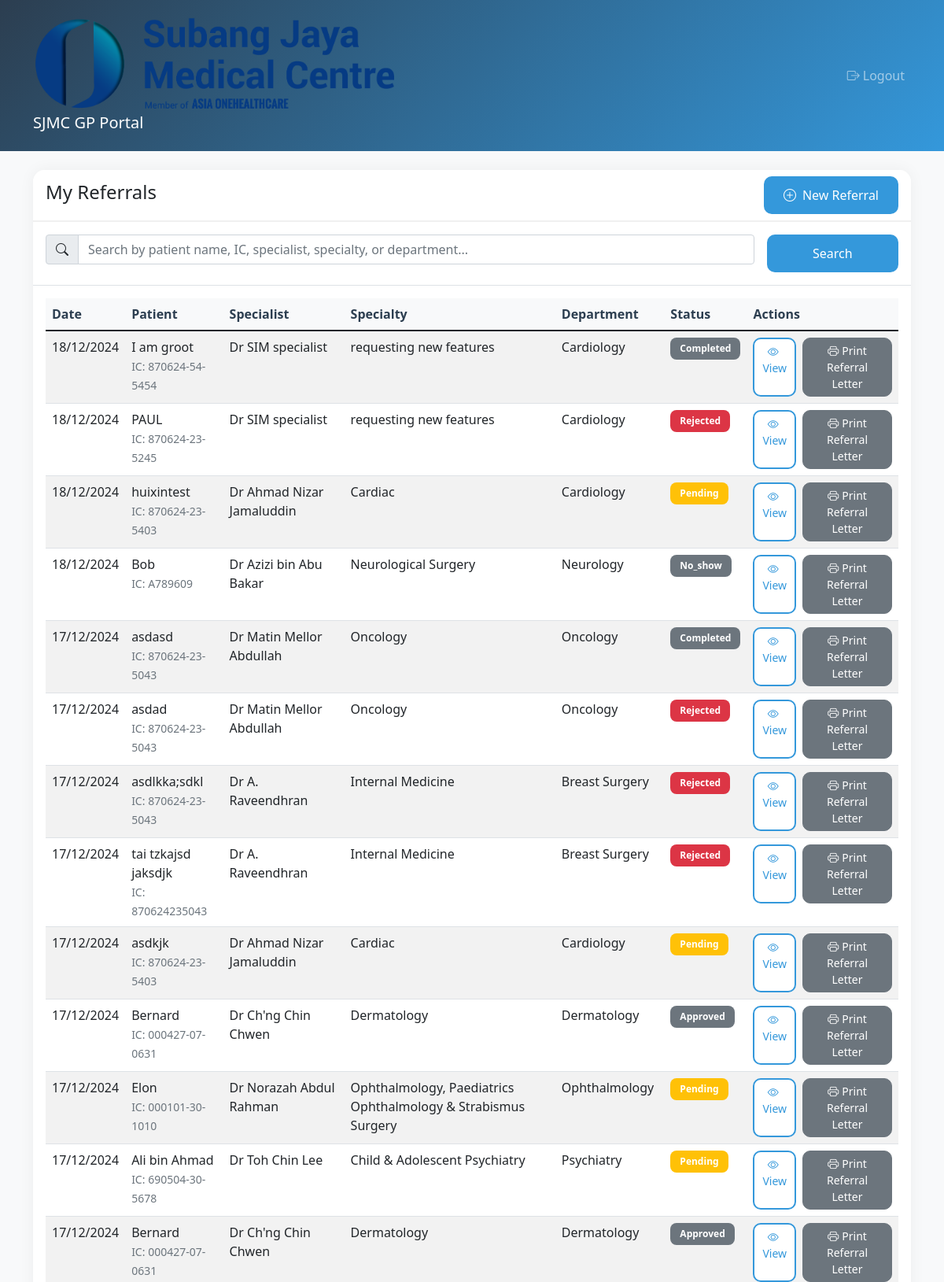
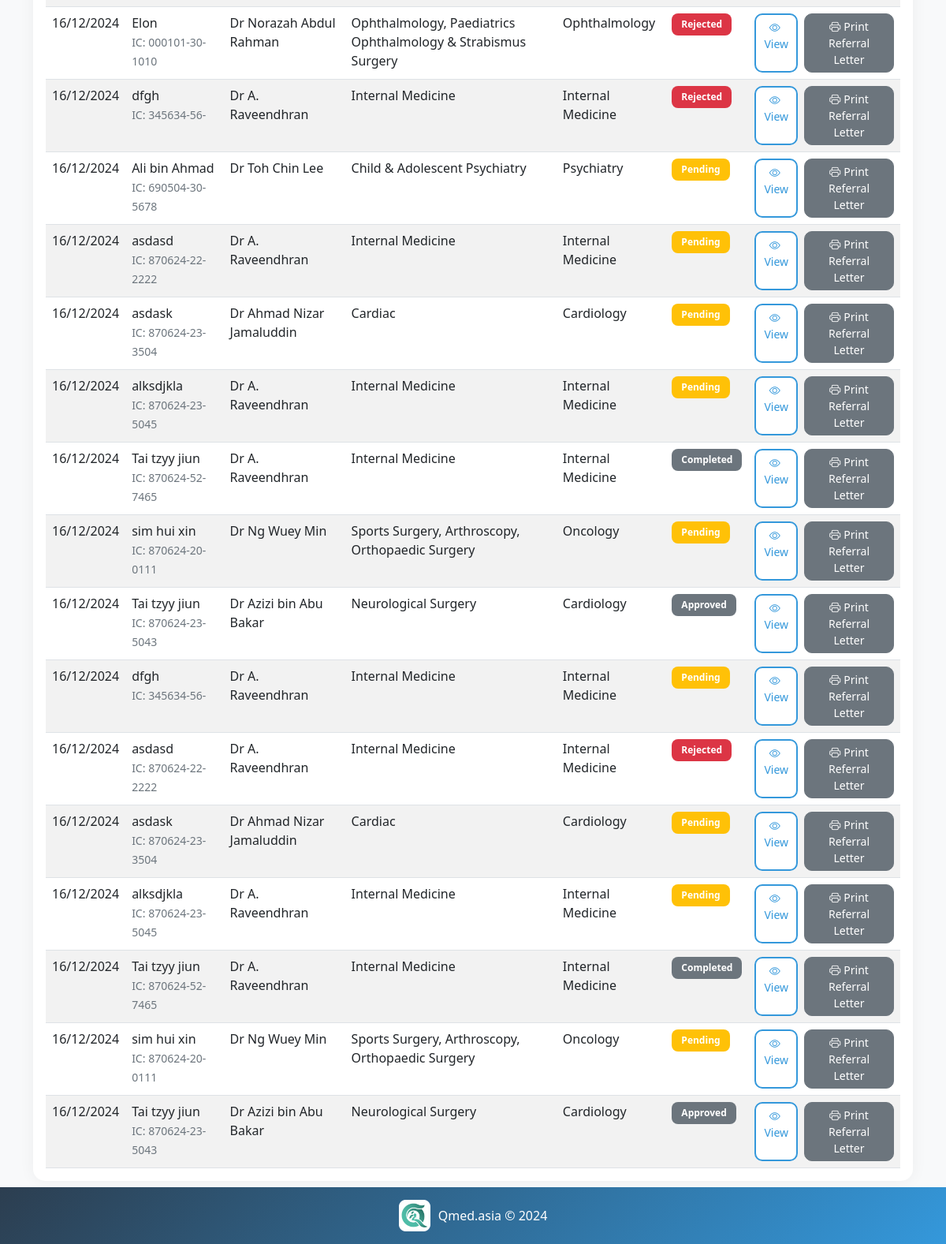
Page /gp_view_referrals.php (signed in) on the committed database (2 pictures, top to bottom).
### tables this page shows
CREATE TABLE `referrals` (
  `id` int NOT NULL AUTO_INCREMENT,
  `patient_id` int NOT NULL,
  `referring_gp_id` int NOT NULL,
  `department_id` int NOT NULL,
  `priority_level` enum('routine','urgent','emergency') NOT NULL,
  `status` enum('pending','approved','rejected','completed','no_show') NOT NULL DEFAULT 'pending',
  `created_at` timestamp NULL DEFAULT CURRENT_TIMESTAMP,
  `updated_at` timestamp NULL DEFAULT CURRENT_TIMESTAMP ON UPDATE CURRENT_TIMESTAMP,
  `specialist_id` int DEFAULT NULL,
  `referral_letter_path` varchar(255) DEFAULT NULL COMMENT 'Path to stored referral letter file',
  `payment_mode` varchar(20) NOT NULL,
  `clinical_history` text,
  `diagnosis` text,
  `investigation_results` text,
  `remarks` text,
  `no_show_date` timestamp NULL DEFAULT NULL,
  PRIMARY KEY (`id`),
  KEY `patient_id` (`patient_id`),
  KEY `referring_gp_id` (`referring_gp_id`),
  KEY `department_id` (`department_id`),
  KEY `specialist_id` (`specialist_id`),
  CONSTRAINT `referrals_ibfk_1` FOREIGN KEY (`patient_id`) REFERENCES `patients` (`id`),
  CONSTRAINT `referrals_ibfk_2` FOREIGN KEY (`referring_gp_id`) REFERENCES `gp_doctors` (`id`),
  CONSTRAINT `referrals_ibfk_3` FOREIGN KEY (`department_id`) REFERENCES `departments` (`id`),
  CONSTRAINT `referrals_ibfk_4` FOREIGN KEY (`specialist_id`) REFERENCES `specialists` (`id`)
);

CREATE TABLE `patients` (
  `id` int NOT NULL AUTO_INCREMENT,
  `name` varchar(100) NOT NULL,
  `date_of_birth` date NOT NULL,
  `ic_number` varchar(14) NOT NULL,
  `contact_number` varchar(20) DEFAULT NULL,
  `email` varchar(100) DEFAULT NULL,
  `address` text,
  `created_at` timestamp NULL DEFAULT CURRENT_TIMESTAMP,
  PRIMARY KEY (`id`)
);

CREATE TABLE `specialists` (
  `id` int NOT NULL AUTO_INCREMENT,
  `nsr_number` varchar(20) DEFAULT NULL,
  `name` varchar(100) NOT NULL,
  `department_id` int DEFAULT NULL,
  `specialization` varchar(100) DEFAULT NULL,
  `email` varchar(100) DEFAULT NULL,
  `phone` varchar(20) DEFAULT NULL,
  `status` enum('active','inactive') DEFAULT 'active',
  `created_at` timestamp NULL DEFAULT CURRENT_TIMESTAMP,
  `updated_at` timestamp NULL DEFAULT CURRENT_TIMESTAMP ON UPDATE CURRENT_TIMESTAMP,
  `profile` text,
  `picture` varchar(255) DEFAULT NULL,
  `password` varchar(255) DEFAULT NULL,
  PRIMARY KEY (`id`),
  UNIQUE KEY `nsr_number` (`nsr_number`),
  UNIQUE KEY `email` (`email`),
  KEY `department_id` (`department_id`),
  CONSTRAINT `specialists_ibfk_1` FOREIGN KEY (`department_id`) REFERENCES `departments` (`id`)
);

CREATE TABLE `departments` (
  `id` int NOT NULL AUTO_INCREMENT,
  `name` varchar(100) NOT NULL,
  `description` text,
  `status` enum('active','inactive') DEFAULT 'active',
  `created_at` timestamp NULL DEFAULT CURRENT_TIMESTAMP,
  `updated_at` timestamp NULL DEFAULT CURRENT_TIMESTAMP ON UPDATE CURRENT_TIMESTAMP,
  PRIMARY KEY (`id`)
);

### gp_view_referrals.php (the view, shortened to what this page needs)
<?php
require_once 'config/db.php';
$search = isset($_GET['search']) ? trim($_GET['search']) : '';
try {
    $query = "
        SELECT
            r.*,
            p.name as patient_name,
            p.ic_number as patient_ic,
            d.name as department_name,
            s.name as specialist_name,
            s.specialization as specialty
        FROM referrals r
        LEFT JOIN patients p ON r.patient_id = p.id
        LEFT JOIN departments d ON r.department_id = d.id
        LEFT JOIN specialists s ON r.specialist_id = s.id
        WHERE r.referring_gp_id = ?
    ";
    $params = [$_SESSION['gp_id']];
    $query .= " ORDER BY r.created_at DESC";
    $stmt = $db->prepare($query);
    $stmt->execute($params);
    $referrals = $stmt->fetchAll(PDO::FETCH_ASSOC);
} catch(PDOException $e) {
    error_log("View Referrals error: " . $e->getMessage());
    $error = "An error occurred while fetching referrals.";
}
?>
<!DOCTYPE html>
<html lang="en">
<head>
    <link href="https://cdn.jsdelivr.net/npm/bootstrap@5.1.3/dist/css/bootstrap.min.css" rel="stylesheet">
    <link href="https://cdn.jsdelivr.net/npm/bootstrap-icons@1.7.2/font/bootstrap-icons.css" rel="stylesheet">
</head>
<body>
    <nav class="navbar navbar-expand-lg navbar-dark">
        <div class="container">
            <a class="navbar-brand" href="gp_dashboard.php">
                <img src="uploads/sjmclogo.png" alt="SJMC Logo" style="height: 120px; margin-right: 10px; display: block;">
                SJMC GP Portal
            </a>
            <div class="collapse navbar-collapse" id="navbarNav">
                <ul class="navbar-nav ms-auto">
                    <li class="nav-item">
                        <a class="nav-link" href="gp_logout.php">
                            <i class="bi bi-box-arrow-right me-1"></i>Logout
                        </a>
                    </li>
                </ul>
            </div>
        </div>
    </nav>
    <div class="container mt-4">
        <div class="row">
            <div class="col-md-12">
                <div class="card">
                    <div class="card-header d-flex justify-content-between align-items-center">
                        <h4>My Referrals</h4>
                        <a href="gp_create_referral.php" class="btn btn-primary">
                            <i class="bi bi-plus-circle me-2"></i>New Referral
                        </a>
                    </div>
                    <div class="card-body border-bottom">
                        <form class="row g-3" method="GET">
                            <div class="col-md-10">
                                <div class="input-group">
                                    <span class="input-group-text"><i class="bi bi-search"></i></span>
                                    <input type="text" class="form-control" name="search"
                                           placeholder="Search by patient name, IC, specialist, specialty, or department..."
                                           value="<?php echo htmlspecialchars($search); ?>">
                                </div>
                            </div>
                            <div class="col-md-2">
                                <button type="submit" class="btn btn-primary w-100">Search</button>
                            </div>
                        </form>
                    </div>
                    <div class="card-body">
                        <?php if (empty($referrals)): ?>
                            <p class="text-center">No referrals found.</p>
                        <?php else: ?>
                            <div class="table-responsive">
                                <table class="table table-striped table-hover">
                                    <thead>
                                        <tr>
                                            <th>Date</th>
                                            <th>Patient</th>
                                            <th>Specialist</th>
                                            <th>Specialty</th>
                                            <th>Department</th>
                                            <th>Status</th>
                                            <th>Actions</th>
                                        </tr>
                                    </thead>
                                    <tbody>
                                        <?php foreach ($referrals as $referral): ?>
                                            <tr>
                                                <td><?php echo htmlspecialchars(date('d/m/Y', strtotime($referral['created_at']))); ?></td>
                                                <td>
                                                    <?php echo htmlspecialchars($referral['patient_name']); ?>
                                                    <br>
                                                    <small class="text-muted">IC: <?php echo htmlspecialchars($referral['patient_ic']); ?></small>
                                                </td>
                                                <td><?php echo htmlspecialchars($referral['specialist_name']); ?></td>
                                                <td><?php echo htmlspecialchars($referral['specialty']); ?></td>
                                                <td><?php echo htmlspecialchars($referral['department_name']); ?></td>
                                                <td>
                                                    <span class="badge bg-<?php
                                                        echo ($referral['status'] == 'pending' ? 'warning' :
                                                             ($referral['status'] == 'accepted' ? 'success' :
                                                             ($referral['status'] == 'rejected' ? 'danger' : 'secondary')));
                                                    ?>">
                                                        <?php echo ucfirst(htmlspecialchars($referral['status'])); ?>
                                                    </span>
                                                </td>
                                                <td>
                                                    <div class="d-flex gap-2">
                                                        <a href="gp_view_referral.php?id=<?php echo htmlspecialchars($referral['id']); ?>"
                                                           class="btn btn-sm btn-info">
                                                            <i class="bi bi-eye me-1"></i>View
                                                        </a>
                                                        <a href="print_referral_letter.php?id=<?php echo htmlspecialchars($referral['id']); ?>"
                                                           class="btn btn-sm btn-secondary print-btn"
                                                           onclick="handlePrint(event, this)">
                                                            <i class="bi bi-printer me-1"></i><span>Print Referral Letter</span>
                                                        </a>
                                                    </div>
                                                </td>
                                            </tr>
                                        <?php endforeach; ?>
                                    </tbody>
                                </table>
                            </div>
                        <?php endif; ?>
                    </div>
                </div>
            </div>
        </div>
    </div>
    <nav class="bottom-nav">
        <div class="d-flex align-items-center justify-content-center">
            <img src="uploads/qmed_logo.png" alt="Logo" class="bottom-nav-logo">
            <span class="bottom-nav-text">Qmed.asia © 2024</span>
        </div>
    </nav>
</body>
</html>

### gp_view_referrals.php (style rules this page uses)
:root { --primary-color: #2c3e50; --secondary-color: #3498db; }
body { background-color: #f8f9fa; font-family: 'Segoe UI', Tahoma, Geneva, Verdana, sans-serif; padding-bottom: 80px; }
.navbar { background: linear-gradient(135deg, var(--primary-color), var(--secondary-color)) !important; padding: 1rem 0; }
.card { border: none; border-radius: 15px; box-shadow: 0 0 20px rgba(0,0,0,0.05); transition: transform 0.3s ease; }
.card-header { background-color: white; border-bottom: 2px solid #f0f0f0; border-radius: 15px 15px 0 0 !important; }
.btn { border-radius: 10px; padding: 12px 25px; font-weight: 500; transition: all 0.3s ease; }
.btn-primary { background-color: var(--secondary-color); border: none; }
.btn-info { background-color: #fff; border: 2px solid var(--secondary-color); color: var(--secondary-color); }
.table { margin-bottom: 0; }
.table th { border-top: none; background-color: #f8f9fa; color: var(--primary-color); }
.badge { padding: 8px 12px; border-radius: 8px; }
.btn-sm { padding: 5px 10px; }
.bottom-nav { background: linear-gradient(135deg, var(--primary-color), var(--secondary-color)); color: white; padding: 1rem; position: fixed; bottom: 0; width: 100%; text-align: center; }
.bottom-nav-logo { height: 40px; margin-right: 10px; }

### rows in the picture
referrals: created_at "18/12/2024", patient.name "I am groot", patient.ic_number "870624-54-5454", specialist.name "Dr SIM specialist", specialist.specialization "requesting new features", department.name "Cardiology", status "Completed"
referrals: created_at "18/12/2024", patient.name "PAUL", patient.ic_number "870624-23-5245", specialist.name "Dr SIM specialist", specialist.specialization "requesting new features", department.name "Cardiology", status "Rejected"
referrals: created_at "18/12/2024", patient.name "huixintest", patient.ic_number "870624-23-5403", specialist.name "Dr Ahmad Nizar Jamaluddin", specialist.specialization "Cardiac", department.name "Cardiology", status "Pending"
referrals: created_at "18/12/2024", patient.name "Bob", patient.ic_number "A789609", specialist.name "Dr Azizi bin Abu Bakar", specialist.specialization "Neurological Surgery", department.name "Neurology", status "No_show"
referrals: created_at "17/12/2024", patient.name "asdasd", patient.ic_number "870624-23-5043", specialist.name "Dr Matin Mellor Abdullah", specialist.specialization "Oncology", department.name "Oncology", status "Completed"
referrals: created_at "17/12/2024", patient.name "asdad", patient.ic_number "870624-23-5043", specialist.name "Dr Matin Mellor Abdullah", specialist.specialization "Oncology", department.name "Oncology", status "Rejected"
referrals: created_at "17/12/2024", patient.name "asdlkka;sdkl", patient.ic_number "870624-23-5043", specialist.name "Dr A. Raveendhran", specialist.specialization "Internal Medicine", department.name "Breast Surgery", status "Rejected"
referrals: created_at "17/12/2024", patient.name "tai tzkajsd jaksdjk", patient.ic_number "870624235043", specialist.name "Dr A. Raveendhran", specialist.specialization "Internal Medicine", department.name "Breast Surgery", status "Rejected"
referrals: created_at "17/12/2024", patient.name "asdkjk", patient.ic_number "870624-23-5403", specialist.name "Dr Ahmad Nizar Jamaluddin", specialist.specialization "Cardiac", department.name "Cardiology", status "Pending"
referrals: created_at "17/12/2024", patient.name "Bernard", patient.ic_number "000427-07-0631", specialist.name "Dr Ch'ng Chin Chwen", specialist.specialization "Dermatology", department.name "Dermatology", status "Approved"
referrals: created_at "17/12/2024", patient.name "Elon", patient.ic_number "000101-30-1010", specialist.name "Dr Norazah Abdul Rahman", specialist.specialization "Ophthalmology, Paediatrics Ophthalmology & Strabismus Surgery", department.name "Ophthalmology", status "Pending"
referrals: created_at "17/12/2024", patient.name "Ali bin Ahmad", patient.ic_number "690504-30-5678", specialist.name "Dr Toh Chin Lee", specialist.specialization "Child & Adolescent Psychiatry", department.name "Psychiatry", status "Pending"
referrals: created_at "17/12/2024", patient.name "Bernard", patient.ic_number "000427-07-0631", specialist.name "Dr Ch'ng Chin Chwen", specialist.specialization "Dermatology", department.name "Dermatology", status "Approved"
referrals: created_at "16/12/2024", patient.name "Elon", patient.ic_number "000101-30-1010", specialist.name "Dr Norazah Abdul Rahman", specialist.specialization "Ophthalmology, Paediatrics Ophthalmology & Strabismus Surgery", department.name "Ophthalmology", status "Rejected"
referrals: created_at "16/12/2024", patient.name "dfgh", patient.ic_number "345634-56-", specialist.name "Dr A. Raveendhran", specialist.specialization "Internal Medicine", department.name "Internal Medicine", status "Rejected"
referrals: created_at "16/12/2024", patient.name "Ali bin Ahmad", patient.ic_number "690504-30-5678", specialist.name "Dr Toh Chin Lee", specialist.specialization "Child & Adolescent Psychiatry", department.name "Psychiatry", status "Pending"
referrals: created_at "16/12/2024", patient.name "asdasd", patient.ic_number "870624-22-2222", specialist.name "Dr A. Raveendhran", specialist.specialization "Internal Medicine", department.name "Internal Medicine", status "Pending"
referrals: created_at "16/12/2024", patient.name "asdask", patient.ic_number "870624-23-3504", specialist.name "Dr Ahmad Nizar Jamaluddin", specialist.specialization "Cardiac", department.name "Cardiology", status "Pending"
referrals: created_at "16/12/2024", patient.name "alksdjkla", patient.ic_number "870624-23-5045", specialist.name "Dr A. Raveendhran", specialist.specialization "Internal Medicine", department.name "Internal Medicine", status "Pending"
referrals: created_at "16/12/2024", patient.name "Tai tzyy jiun", patient.ic_number "870624-52-7465", specialist.name "Dr A. Raveendhran", specialist.specialization "Internal Medicine", department.name "Internal Medicine", status "Completed"
referrals: created_at "16/12/2024", patient.name "sim hui xin", patient.ic_number "870624-20-0111", specialist.name "Dr Ng Wuey Min", specialist.specialization "Sports Surgery, Arthroscopy, Orthopaedic Surgery", department.name "Oncology", status "Pending"
referrals: created_at "16/12/2024", patient.name "Tai tzyy jiun", patient.ic_number "870624-23-5043", specialist.name "Dr Azizi bin Abu Bakar", specialist.specialization "Neurological Surgery", department.name "Cardiology", status "Approved"
referrals: created_at "16/12/2024", patient.name "dfgh", patient.ic_number "345634-56-", specialist.name "Dr A. Raveendhran", specialist.specialization "Internal Medicine", department.name "Internal Medicine", status "Pending"
referrals: created_at "16/12/2024", patient.name "asdasd", patient.ic_number "870624-22-2222", specialist.name "Dr A. Raveendhran", specialist.specialization "Internal Medicine", department.name "Internal Medicine", status "Rejected"
referrals: created_at "16/12/2024", patient.name "asdask", patient.ic_number "870624-23-3504", specialist.name "Dr Ahmad Nizar Jamaluddin", specialist.specialization "Cardiac", department.name "Cardiology", status "Pending"
referrals: created_at "16/12/2024", patient.name "alksdjkla", patient.ic_number "870624-23-5045", specialist.name "Dr A. Raveendhran", specialist.specialization "Internal Medicine", department.name "Internal Medicine", status "Pending"
referrals: created_at "16/12/2024", patient.name "Tai tzyy jiun", patient.ic_number "870624-52-7465", specialist.name "Dr A. Raveendhran", specialist.specialization "Internal Medicine", department.name "Internal Medicine", status "Completed"
referrals: created_at "16/12/2024", patient.name "sim hui xin", patient.ic_number "870624-20-0111", specialist.name "Dr Ng Wuey Min", specialist.specialization "Sports Surgery, Arthroscopy, Orthopaedic Surgery", department.name "Oncology", status "Pending"
referrals: created_at "16/12/2024", patient.name "Tai tzyy jiun", patient.ic_number "870624-23-5043", specialist.name "Dr Azizi bin Abu Bakar", specialist.specialization "Neurological Surgery", department.name "Cardiology", status "Approved"
